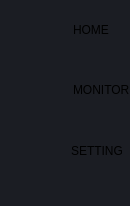
           <widget class="QFrame" name="frame_left_menu">
            <property name="sizePolicy">
             <sizepolicy hsizetype="Preferred" vsizetype="Preferred">
              <horstretch>0</horstretch>
              <verstretch>0</verstretch>
             </sizepolicy>
            </property>
            <property name="maximumSize">
             <size>
              <width>70</width>
              <height>16777215</height>
             </size>
            </property>
            <property name="layoutDirection">
             <enum>Qt::LeftToRight</enum>
            </property>
            <property name="styleSheet">
             <string notr="true">background-color: rgb(27, 29, 35);</string>
            </property>
            <property name="frameShape">
             <enum>QFrame::NoFrame</enum>
            </property>
            <property name="frameShadow">
             <enum>QFrame::Raised</enum>
            </property>
            <layout class="QVBoxLayout" name="verticalLayout_5">
             <property name="spacing">
              <number>1</number>
             </property>
             <property name="leftMargin">
              <number>0</number>
             </property>
             <property name="topMargin">
              <number>0</number>
             </property>
             <property name="rightMargin">
              <number>0</number>
             </property>
             <property name="bottomMargin">
              <number>0</number>
             </property>
             <item alignment="Qt::AlignTop">
              <widget class="QFrame" name="frame_menus">
               <property name="frameShape">
                <enum>QFrame::NoFrame</enum>
               </property>
               <property name="frameShadow">
                <enum>QFrame::Raised</enum>
               </property>
               <layout class="QVBoxLayout" name="layout_menus">
                <property name="spacing">
                 <number>0</number>
                </property>
                <property name="leftMargin">
                 <number>0</number>
                </property>
                <property name="topMargin">
                 <number>0</number>
                </property>
                <property name="rightMargin">
                 <number>0</number>
                </property>
                <property name="bottomMargin">
                 <number>0</number>
                </property>
                <item>
                 <widget class="QPushButton" name="btn_home">
                  <property name="enabled">
                   <bool>true</bool>
                  </property>
                  <property name="sizePolicy">
                   <sizepolicy hsizetype="Expanding" vsizetype="Fixed">
                    <horstretch>0</horstretch>
                    <verstretch>0</verstretch>
                   </sizepolicy>
                  </property>
                  <property name="minimumSize">
                   <size>
                    <width>0</width>
                    <height>60</height>
                   </size>
                  </property>
                  <property name="font">
                   <font>
                    <family>Segoe UI</family>
                   </font>
                  </property>
                  <property name="layoutDirection">
                   <enum>Qt::LeftToRight</enum>
                  </property>
                  <property name="styleSheet">
                   <string notr="true">QPushButton {	
	background-image: url(:/newPrefix/Simple_PySide_Base-master (1)/Simple_PySide_Base-master/icons/16x16/cil-home.png);
	
    background-repeat: no-repeat;
	background-position: left center;
	border: none;
	border-left: 28px solid rgb(27, 29, 35);
	background-color: rgb(27, 29, 35);
	text-align: left;
	padding-left: 45px;
}
QPushButton:hover {
	background-color: rgb(33, 37, 43);
	border-left: 28px solid rgb(33, 37, 43);
}
QPushButton:pressed {	
	background-color: rgb(85, 170, 255);
	border-left: 28px solid rgb(85, 170, 255);
}</string>
                  </property>
                  <property name="text">
                   <string>HOME</string>
                  </property>
                 </widget>
                </item>
                <item>
                 <widget class="QPushButton" name="btn_monitor">
                  <property name="sizePolicy">
                   <sizepolicy hsizetype="Expanding" vsizetype="Fixed">
                    <horstretch>0</horstretch>
                    <verstretch>0</verstretch>
                   </sizepolicy>
                  </property>
                  <property name="minimumSize">
                   <size>
                    <width>0</width>
                    <height>60</height>
                   </size>
                  </property>
                  <property name="font">
                   <font>
                    <family>Segoe UI</family>
                   </font>
                  </property>
                  <property name="layoutDirection">
                   <enum>Qt::LeftToRight</enum>
                  </property>
                  <property name="styleSheet">
                   <string notr="true">QPushButton {	
	background-image: url(:/newPrefix/Simple_PySide_Base-master (1)/Simple_PySide_Base-master/icons/16x16/cil-screen-desktop.png);
	background-position: left center;
    background-repeat: no-repeat;
	border: none;
	border-left: 28px solid rgb(27, 29, 35);
	background-color: rgb(27, 29, 35);
	text-align: left;
	padding-left: 45px;
}
QPushButton:hover {
	background-color: rgb(33, 37, 43);
	border-left: 28px solid rgb(33, 37, 43);
}
QPushButton:pressed {	
	background-color: rgb(85, 170, 255);
	border-left: 28px solid rgb(85, 170, 255);
}</string>
                  </property>
                  <property name="text">
                   <string>MONITOR</string>
                  </property>
                 </widget>
                </item>
               </layout>
              </widget>
             </item>
             <item alignment="Qt::AlignBottom">
              <widget class="QFrame" name="frame_extra_menus">
               <property name="sizePolicy">
                <sizepolicy hsizetype="Preferred" vsizetype="Preferred">
                 <horstretch>0</horstretch>
                 <verstretch>0</verstretch>
                </sizepolicy>
               </property>
               <property name="frameShape">
                <enum>QFrame::NoFrame</enum>
               </property>
               <property name="frameShadow">
                <enum>QFrame::Raised</enum>
               </property>
               <layout class="QVBoxLayout" name="layout_menu_bottom">
                <property name="spacing">
                 <number>10</number>
                </property>
                <property name="leftMargin">
                 <number>0</number>
                </property>
                <property name="topMargin">
                 <number>0</number>
                </property>
                <property name="rightMargin">
                 <number>0</number>
                </property>
                <property name="bottomMargin">
                 <number>25</number>
                </property>
                <item>
                 <widget class="QPushButton" name="btn_settings">
                  <property name="sizePolicy">
                   <sizepolicy hsizetype="Expanding" vsizetype="Fixed">
                    <horstretch>0</horstretch>
                    <verstretch>0</verstretch>
                   </sizepolicy>
                  </property>
                  <property name="minimumSize">
                   <size>
                    <width>0</width>
                    <height>60</height>
                   </size>
                  </property>
                  <property name="font">
                   <font>
                    <family>Segoe UI</family>
                   </font>
                  </property>
                  <property name="layoutDirection">
                   <enum>Qt::LeftToRight</enum>
                  </property>
                  <property name="styleSheet">
                   <string notr="true">QPushButton {	
	
	
	background-image: url(:/newPrefix/Simple_PySide_Base-master (1)/Simple_PySide_Base-master/icons/20x20/cil-settings.png);
	background-position: left center;
    background-repeat: no-repeat;
	border: none;
	border-left: 26px solid rgb(27, 29, 35);
	background-color: rgb(27, 29, 35);
	text-align: left;
	padding-left: 45px;
}
QPushButton:hover {
	background-color: rgb(33, 37, 43);
	border-left: 26px solid rgb(33, 37, 43);
}
QPushButton:pressed {	
	background-color: rgb(85, 170, 255);
	border-left: 26px solid rgb(85, 170, 255);
}</string>
                  </property>
                  <property name="text">
                   <string>SETTING</string>
                  </property>
                 </widget>
                </item>
               </layout>
              </widget>
             </item>
            </layout>
           </widget>
